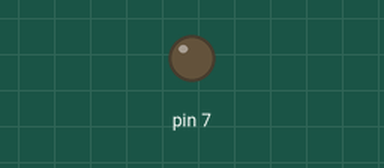
Simulated run of this sketch. Board: Arduino Uno, built with avr-gcc and run on an emulated ATmega328P. Parts: output pins drawn as LEDs (lit = HIGH). What the sketch prints to the serial monitor is not drawn.

Above: at 1.4 s.
At 4.4 s:
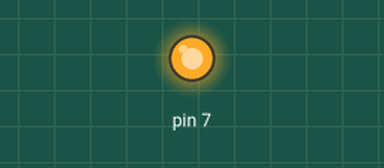
Timing chart, 0 to 7.7 s (numbered marks = the images above):
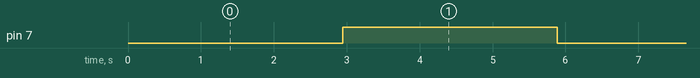

The sketch:

servers_with_interups.ino
```cpp
#include <avr/io.h>
#include <avr/interrupt.h>
#include <avr/pgmspace.h>
#include <avr/delay.h>
#include <stdio.h>
#include <string.h>
float time = 0;
float oldTime = 0;
int degree = 90;
int powerState = 0;

void setup()
{
  cli();
  TCCR1A = 0;// set entire TCCR1A register to 0
  TCCR1B = 0;// same for TCCR1B
  TCNT1  = 0;//initialize counter value to 0
  // set compare match register for 1hz increments
  OCR1A = ((111524));// = (16*10^6) / (1*1024) - 1 (must be <65536)
  // turn on CTC mode
  TCCR1B |= (1 << WGM12);
  // Set CS10 and CS12 bits for 1024 prescaler
  TCCR1B |= (1 << CS12) | (1 << CS10);
  // enable timer compare interrupt
  TIMSK1 |= (1 << OCIE1A);

  sei();
  pinMode(7, OUTPUT);
//  digitalWrite(7,LOW);
  Serial.begin(9600);
}
ISR(TIMER1_COMPA_vect)
{
  switch(powerState){
   case 0:digitalWrite(7, LOW);
         powerState = 1;
//         Serial.println(powerState);
         break;
   case 1:digitalWrite(7,HIGH);
          powerState = 0;
//          Serial.println(powerState);
         break;
   default:Serial.println("ERROR:Undefined state for the LED");
         break;
}
}
void loop()
{
  int a =4;
  Serial.println(powerState);
}
```

Measured:
- by itself, pin 7: alternates HIGH for 2.9 s and LOW for 2.9 s
